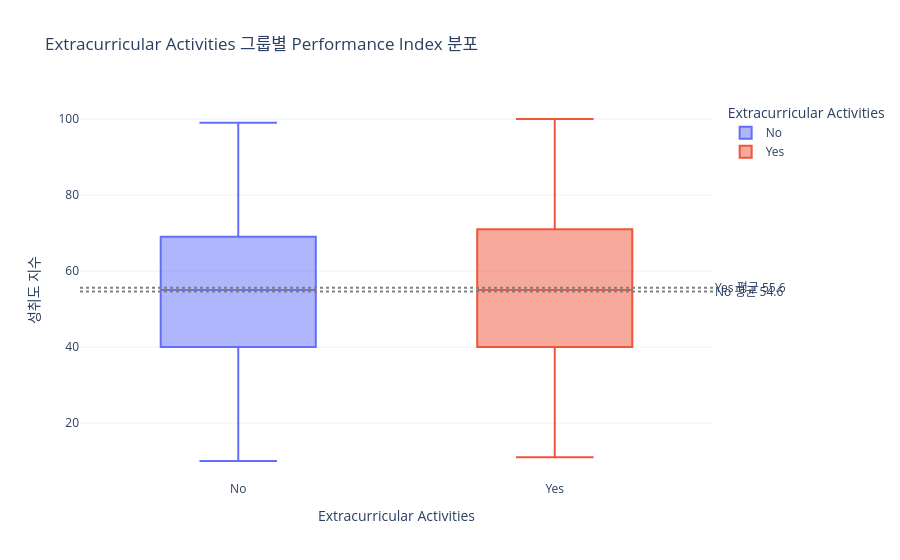

This figure's notebook cell:
### Code cell
for col in categorical_cols:
    grp_stats = df.groupby(col)[TARGET_COL].agg(['count', 'mean', 'std']).round(3)
    fig = px.box(
        df,
        x=col,
        y=TARGET_COL,
        color=col,
        points='outliers',   # 'all' → 7000점으로 너무 느림. 이상치만 표시
        title=f'{col} 그룹별 {TARGET_COL} 분포',
        template='plotly_white',
        labels={TARGET_COL: '성취도 지수', col: col},
    )
    # 그룹별 평균 표시
    for group_name, row_data in grp_stats.iterrows():
        fig.add_hline(
            y=row_data['mean'],
            line_dash='dot', line_color='gray',
            annotation_text=f'{group_name} 평균 {row_data["mean"]:.1f}',
            annotation_position='right',
        )
    fig.show()
    display(grp_stats)

### Figure 1 — Plotly figure (JSON) as saved in the notebook; plotly's stock layout.template omitted (floating-point values rounded to 4 significant figures; data arrays with more than 128 entries replaced by an {"elided": "..."} marker saying what was removed)
{"data": [{"alignmentgroup": "True", "boxpoints": "outliers", "hovertemplate": "Extracurricular Activities=%{x}<br>성취도 지수=%{y}<extra></extra>", "legendgroup": "No", "marker": {"color": "#636efa"}, "name": "No", "notched": false, "offsetgroup": "No", "orientation": "v", "showlegend": true, "type": "box", "x": {"elided": "3522 str values"}, "x0": " ", "xaxis": "x", "y": {"elided": "3522 float values"}, "y0": " ", "yaxis": "y"}, {"alignmentgroup": "True", "boxpoints": "outliers", "hovertemplate": "Extracurricular Activities=%{x}<br>성취도 지수=%{y}<extra></extra>", "legendgroup": "Yes", "marker": {"color": "#EF553B"}, "name": "Yes", "notched": false, "offsetgroup": "Yes", "orientation": "v", "showlegend": true, "type": "box", "x": {"elided": "3478 str values"}, "x0": " ", "xaxis": "x", "y": {"elided": "3478 float values"}, "y0": " ", "yaxis": "y"}], "layout": {"annotations": [{"showarrow": false, "text": "No 평균 54.6", "x": 1, "xanchor": "left", "xref": "x domain", "y": 54.61, "yanchor": "middle", "yref": "y"}, {"showarrow": false, "text": "Yes 평균 55.6", "x": 1, "xanchor": "left", "xref": "x domain", "y": 55.58, "yanchor": "middle", "yref": "y"}], "boxmode": "overlay", "legend": {"title": {"text": "Extracurricular Activities"}, "tracegroupgap": 0}, "shapes": [{"line": {"color": "gray", "dash": "dot"}, "type": "line", "x0": 0, "x1": 1, "xref": "x domain", "y0": 54.61, "y1": 54.61, "yref": "y"}, {"line": {"color": "gray", "dash": "dot"}, "type": "line", "x0": 0, "x1": 1, "xref": "x domain", "y0": 55.58, "y1": 55.58, "yref": "y"}], "title": {"text": "Extracurricular Activities 그룹별 Performance Index 분포"}, "xaxis": {"anchor": "y", "categoryarray": ["No", "Yes"], "categoryorder": "array", "domain": [0, 1], "title": {"text": "Extracurricular Activities"}}, "yaxis": {"anchor": "x", "domain": [0, 1], "title": {"text": "성취도 지수"}}}}
